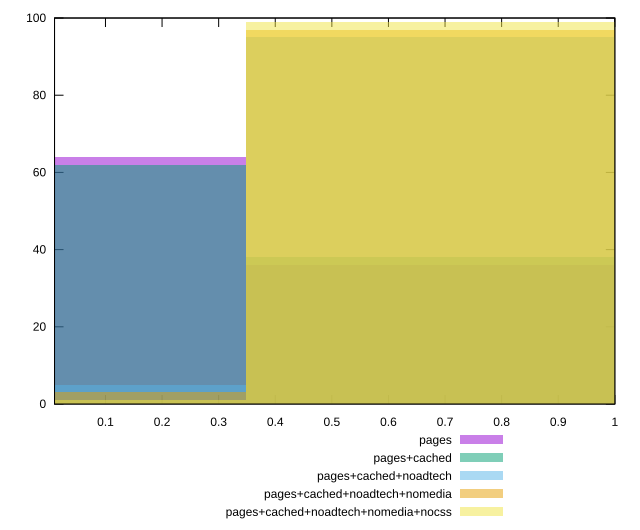

Generate this figure with gnuplot:
reset

$pages <<EOF
0 64
0.6968049014798051 36
EOF

$pagesCached <<EOF
0 62
0.6968049014798051 38
EOF

$pagesCachedNoadtech <<EOF
0.6968049014798051 95
0 5
EOF

$pagesCachedNoadtechNomedia <<EOF
0.6968049014798051 97
0 3
EOF

$pagesCachedNoadtechNomediaNocss <<EOF
0.6968049014798051 99
0 1
EOF

set key outside below
set boxwidth 0.6968049014798051
set xrange [0.01:1]
set yrange [0:100]
set trange [0:100]
set style fill transparent solid 0.5 noborder
set terminal svg size 640, 530 enhanced background rgb 'white'
set output "report_00013_2021-02-09T12-04-24.940Z/mainthread-work-breakdown/comparison/histogram/all_score.svg"

plot $pages title "pages" with boxes, \
     $pagesCached title "pages+cached" with boxes, \
     $pagesCachedNoadtech title "pages+cached+noadtech" with boxes, \
     $pagesCachedNoadtechNomedia title "pages+cached+noadtech+nomedia" with boxes, \
     $pagesCachedNoadtechNomediaNocss title "pages+cached+noadtech+nomedia+nocss" with boxes

reset
